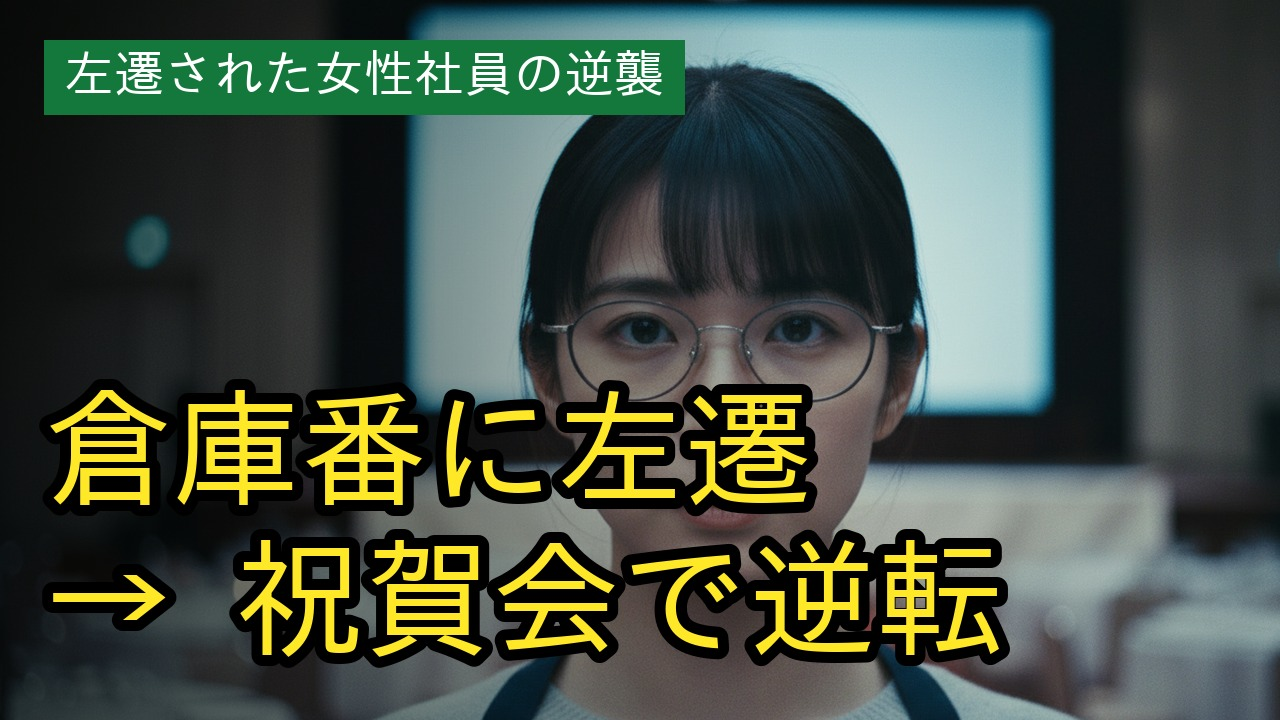
#> input picture deliveries/thumbnails/chika-thumb-C.jpg, 1280 x 720 px
$ python kf_face_frame.py ../deliveries/thumbnails/chika-thumb-C.jpg ../deliveries/thumbnails/chika-thumb-C.jpg 1.0 1.0 ../deliveries/thumbnails/chika-thumb-C.jpg
#> lines starting #> are read from the running program, lines starting #| are printed output that depends on the picture
#!/usr/bin/env python3
"""대화 컷 얼굴 크기 맞춤 크롭(제10장 1 — 얼굴 화면 높이 1/4 이상, 무료·로컬).
가장 큰 정면/3/4 얼굴을 찾아 얼굴 높이가 화면의 target 비율이 되도록 16:9로 잘라 원래 크기로 키운다.
얼굴은 가로 1/3~2/3(화자 쪽) 위치, 눈높이는 위에서 약 35%. 앞쪽 어깨 너머 인물은 그대로 화면 가장자리에 남는다.
사용법: kf_face_frame.py <입력.png> <출력.png> [target=0.30] [hint_x=0.5] [fg=L|R|-] [face_x y w h(검출 실패 시 수동)]
fg = 어깨 너머 전경 인물 쪽 — 얼굴을 반대쪽 1/3 선에 두어 전경 어깨가 화면에 남게 한다(대화 느낌 유지)."""
import sys
import cv2
from PIL import Image

src, out = sys.argv[1], sys.argv[2]
target = float(sys.argv[3]) if len(sys.argv) > 3 else 0.30
hint = float(sys.argv[4]) if len(sys.argv) > 4 else 0.5
im = Image.open(src).convert("RGB"); W, H = im.size
#> further down, im is the input picture: PIL image 1280x720 RGB; mean R, G, B 68.8, 80, 68.1
#> after `W, H = im.size`: W = 1280; H = 720
fg = sys.argv[5] if len(sys.argv) > 5 else "-"
if len(sys.argv) > 9:
    fs = [tuple(int(v) for v in sys.argv[6:10])]
else:  # cv2 5.x에는 CascadeClassifier가 없을 수 있어 수동 좌표를 우선, 검출은 가능할 때만
    g = cv2.cvtColor(cv2.imread(src), cv2.COLOR_BGR2GRAY)
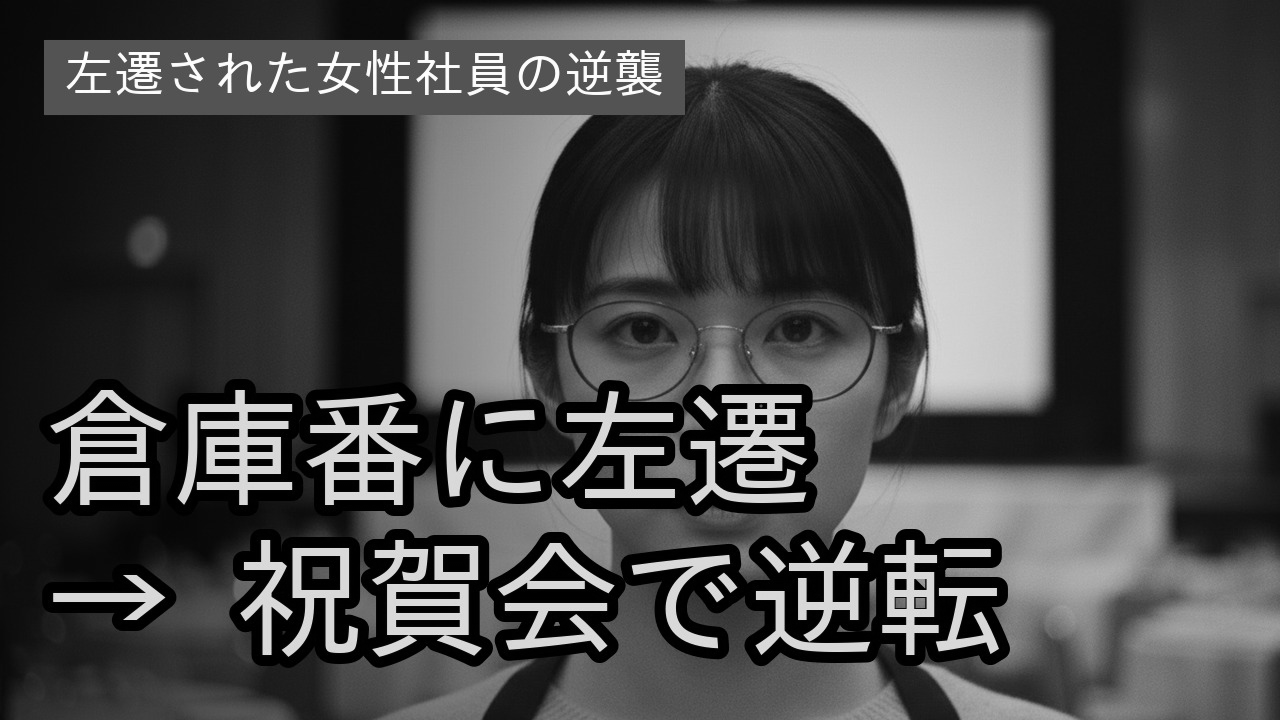
#> g: shape (720, 1280); min 0, max 255, mean 75.3
    cas = cv2.CascadeClassifier(cv2.data.haarcascades + "haarcascade_frontalface_default.xml")
    fs = list(cas.detectMultiScale(g, 1.08, 5, minSize=(40, 40)))
#> fs = [[564, 239, 139, 139]]
if not fs:
    sys.exit(f"얼굴 없음: {src}")
x, y, w, h = min(fs, key=lambda r: abs((r[0] + r[2] / 2) / W - hint) - r[2] / W)   # 힌트 위치에 가깝고 큰 얼굴
#> x = 564; y = 239; w = 139; h = 139
ch = min(H, int(h / target)); cw = int(ch * 16 / 9)
#> after `ch = min(H, int(h / target))`: ch = 139
#> after `cw = int(ch * 16 / 9)`: cw = 247
if cw > W:
    cw = W; ch = int(cw * 9 / 16)
cx = x + w / 2; cy = y + h * 0.45
#> after `cx = x + w / 2`: cx = 633.5
#> after `cy = y + h * 0.45`: cy = 301.6
pos = {"L": 0.64, "R": 0.36}.get(fg, 0.5)          # 얼굴이 놓일 가로 위치(전경 반대쪽 1/3 선)
x0 = int(min(max(cx - cw * pos, 0), W - cw)); y0 = int(min(max(cy - ch * 0.35, 0), H - ch))
#> after `x0 = int(min(max(cx - cw * pos, 0), W - cw))`: x0 = 510
#> after `y0 = int(min(max(cy - ch * 0.35, 0), H - ch))`: y0 = 252
im.crop((x0, y0, x0 + cw, y0 + ch)).resize((W, H), Image.LANCZOS).save(out)
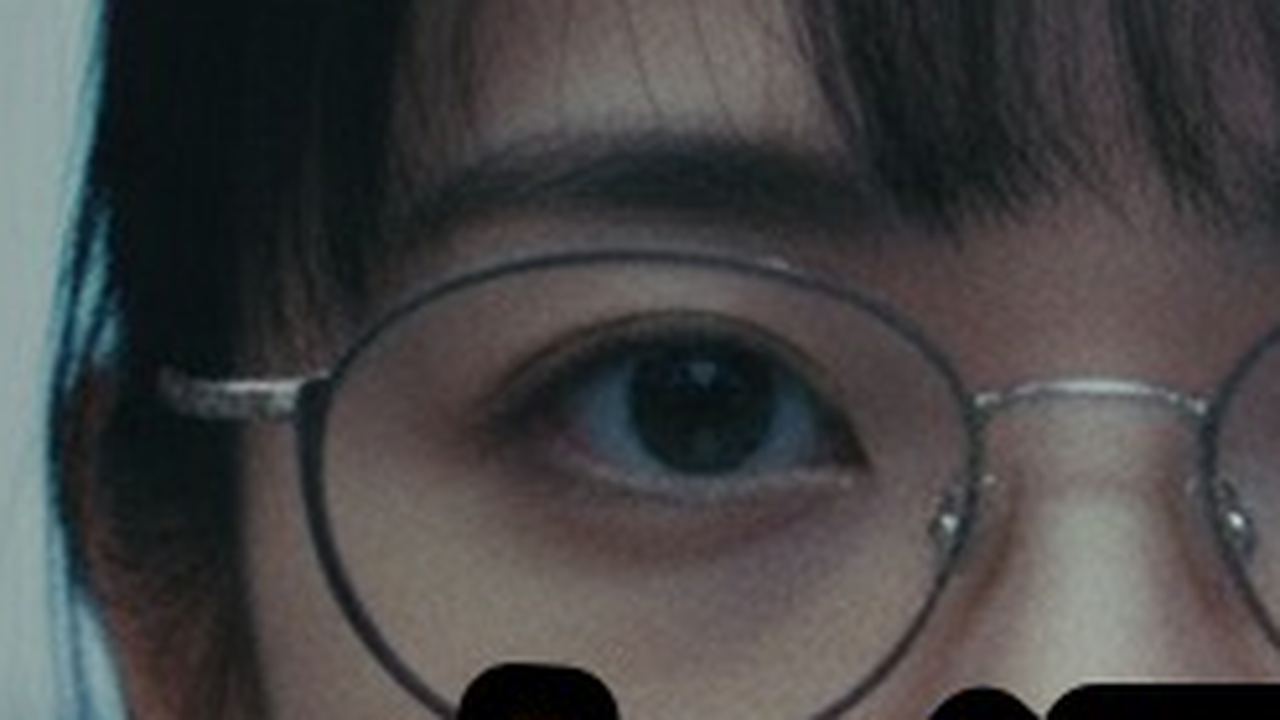
#> saved as chika-thumb-C.jpg: PIL image 1280x720 RGB; mean R, G, B 69.6, 68.7, 68.9
print(f"{src}: 얼굴 {w}x{h} → 크롭 {cw}x{ch} @({x0},{y0}), 얼굴 비율 {h / ch:.2f}")
#| ../deliveries/thumbnails/chika-thumb-C.jpg: 얼굴 139x139 → 크롭 247x139 @(510,252), 얼굴 비율 1.00
